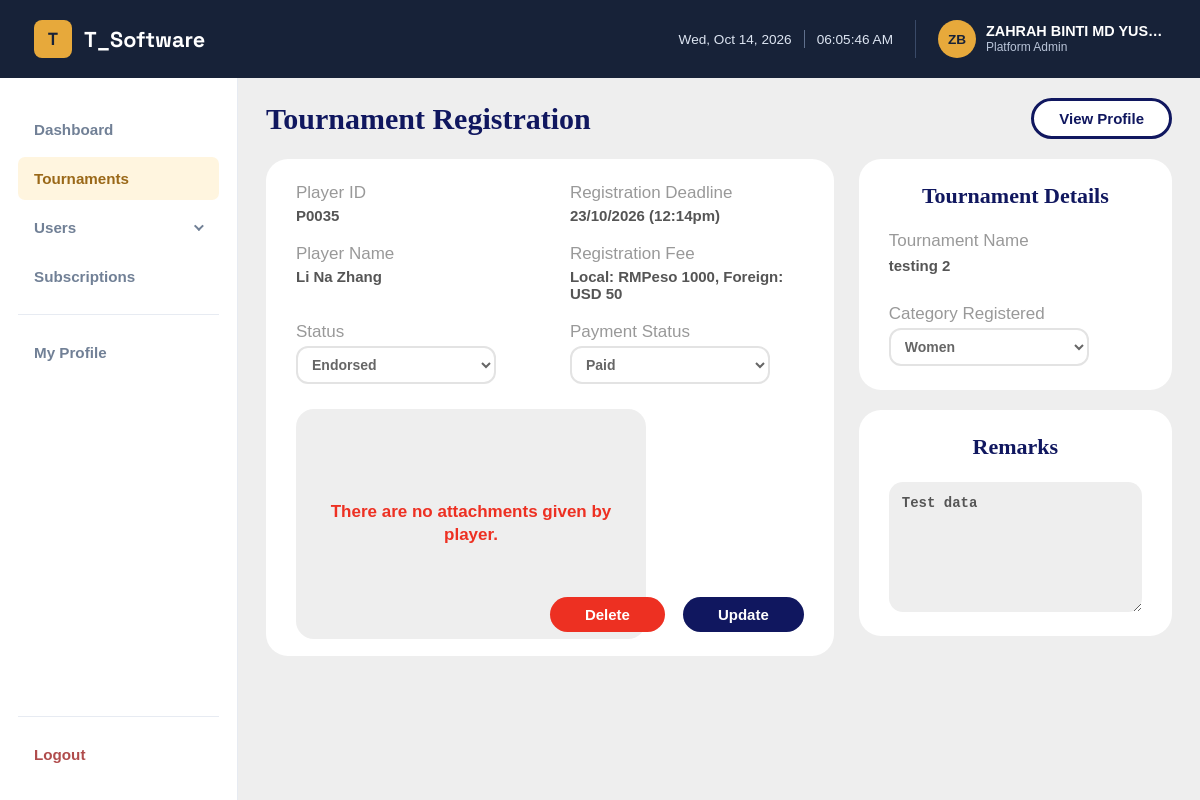
Screenshot of /admin/admin_player_tournament_registration.php?id=67 (signed in) with the database file from the repository.
### tables this page shows
CREATE TABLE `tournament_register` (
  `registrationID` int(11) NOT NULL,
  `category_registered` varchar(255) NOT NULL,
  `category_remarks` varchar(255) DEFAULT NULL,
  `player_chinese_name` varchar(255) DEFAULT NULL,
  `player_tshirt` varchar(255) DEFAULT NULL,
  `accommodation` varchar(255) DEFAULT NULL,
  `player_latest_results` varchar(1000) DEFAULT NULL,
  `player_attachments` varchar(255) DEFAULT NULL,
  `amount_paid` varchar(255) DEFAULT NULL,
  `payment_date` datetime DEFAULT NULL,
  `payment_status` varchar(20) NOT NULL,
  `payment_proof` varchar(255) DEFAULT NULL,
  `endorsement` varchar(255) NOT NULL,
  `endorsement_date` date DEFAULT NULL,
  `admin_remark` varchar(255) DEFAULT NULL,
  `tournamentID` int(11) DEFAULT NULL,
  `playerID` varchar(255) DEFAULT NULL,
  `seed_number` int(11) DEFAULT NULL
);

CREATE TABLE `players` (
  `playerID` varchar(255) NOT NULL COMMENT 'Player ID',
  `player_email` varchar(255) DEFAULT NULL COMMENT 'Email',
  `player_password` varchar(50) NOT NULL COMMENT 'Player Password',
  `player_full_name` varchar(255) NOT NULL COMMENT 'Full Name',
  `player_first_name` varchar(255) NOT NULL COMMENT 'First Name',
  `player_last_name` varchar(255) NOT NULL COMMENT 'Last Name',
  `player_nationalid` varchar(255) DEFAULT NULL COMMENT 'IC',
  `player_passport` varchar(255) NOT NULL COMMENT 'Passport',
  `player_dob` date NOT NULL COMMENT 'Date of Birth',
  `player_gender` varchar(10) NOT NULL COMMENT 'Gender',
  `player_nationality` varchar(255) NOT NULL COMMENT 'Nationality',
  `player_contact` varchar(50) NOT NULL COMMENT 'Contact Number',
  `player_register` timestamp NOT NULL DEFAULT current_timestamp() COMMENT 'Registration Date',
  `asf_member_no` varchar(255) DEFAULT NULL COMMENT 'ASF Membership No',
  `spin_number` varchar(255) DEFAULT NULL COMMENT 'WSF Spin No',
  `national_ranking` varchar(255) DEFAULT NULL COMMENT 'National Ranking',
  `ajss_ranking` varchar(255) NOT NULL COMMENT 'AJSS Ranking',
  `world_ranking` varchar(255) NOT NULL COMMENT 'World Ranking',
  `player_status` varchar(7) NOT NULL COMMENT 'Status',
  `player_active` enum('active','inactive') NOT NULL DEFAULT 'active' COMMENT 'Active Status',
  `player_profile` varchar(255) DEFAULT NULL COMMENT 'Profile Picture'
);

CREATE TABLE `tournament` (
  `tournamentID` int(11) NOT NULL,
  `tournament_startdate` datetime NOT NULL,
  `tournament_enddate` datetime NOT NULL,
  `tournament_name` varchar(255) NOT NULL,
  `tournament_description` mediumtext NOT NULL,
  `tournament_detail_link` varchar(255) NOT NULL,
  `tournament_location` varchar(255) NOT NULL,
  `tournament_country` varchar(100) DEFAULT NULL,
  `tournament_fee` varchar(255) NOT NULL,
  `tournament_deadline` datetime NOT NULL,
  `tournament_age_cutoff` date DEFAULT NULL,
  `tournament_type` varchar(50) NOT NULL,
  `tournament_tshirt_size` varchar(255) DEFAULT NULL,
  `tournament_picture` varchar(255) DEFAULT NULL,
  `registration_field` varchar(10000) NOT NULL,
  `creatorID` varchar(255) NOT NULL
);

### admin/admin_auth.php (called while the page is built, shortened)
<?php
require_once __DIR__ . '/../db.php';
$authStmt = $conn->prepare("SELECT adminID, admin_name, admin_country, admin_profile, admin_role, admin_active FROM admins WHERE adminID = ?");
$authStmt->bind_param("s", $_SESSION['userid']);
$authStmt->execute();
$currentAdmin = $authStmt->get_result()->fetch_assoc();
$currentAdminRole = $currentAdmin['admin_role'];
function isPlatformAdmin()
{
    global $currentAdminRole;
    return $currentAdminRole === 'platform';
}
    ?>

### admin/admin_age_check.php (called while the page is built, shortened)
<?php
function wrongAgeCategory($category, $dob, $cutoff)
{
    $category = trim((string) $category);
    if (preg_match('/^[BG]U(\d+)$/i', $category, $matches)) {
        $maxAge = (int) $matches[1];
    } elseif (preg_match('/\bunder\s*(\d+)/i', $category, $matches)) {
        $maxAge = (int) $matches[1];
    } else {
        return null;
    }
    return $age < $maxAge ? null : ['age' => $age, 'max' => $maxAge];
}

### admin/admin_player_tournament_registration.php (the view, shortened to what this page needs)
<?php
require_once '../db.php';
require_once 'admin_auth.php';
$registrationID = isset($_GET['id'])
    ? intval($_GET['id'])
    : 0;
$sql = "
    SELECT
        tr.registrationID,
        tr.tournamentID,
        tr.category_registered,
        tr.payment_status,
        tr.admin_remark,
        tr.endorsement,
        tr.amount_paid,
        tr.payment_date,
        tr.payment_proof,
        tr.player_attachments,
        p.playerID,
        p.player_first_name,
        p.player_last_name,
        p.player_dob,
        p.player_nationality,
        t.tournament_name,
        t.tournament_fee,
        t.tournament_deadline,
        t.tournament_age_cutoff
    FROM tournament_register tr
    INNER JOIN players p
        ON tr.playerID = p.playerID
    INNER JOIN tournament t
        ON tr.tournamentID = t.tournamentID
    WHERE tr.registrationID = ?
";
$stmt = $conn->prepare($sql);
$stmt->bind_param(
    "i",
    $registrationID
);
$stmt->execute();
$result = $stmt->get_result();
$registration = $result->fetch_assoc();
$playerFullName =
    $registration['player_first_name']
    . ' '
    . $registration['player_last_name'];
$deadline = "-";
if (!empty($registration['tournament_deadline'])) {
    $deadline = date(
        "d/m/Y (h:ia)",
        strtotime($registration['tournament_deadline'])
    );
}
$registrationFee = !empty($registration['tournament_fee'])
    ? $registration['tournament_fee']
    : "-";
$status = !empty($registration['endorsement'])
    ? $registration['endorsement']
    : "NOT ENDORSED";
$paymentStatus = !empty($registration['payment_status'])
    ? strtoupper(trim($registration['payment_status']))
    : "NOT PAID";
require_once "admin_age_check.php";
$categoryOptions = [];
$categoryStmt = $conn->prepare("
    SELECT category_name
    FROM tournament_category
    WHERE tournamentID = ?
");
$categoryStmt->bind_param("i", $registration['tournamentID']);
$categoryStmt->execute();
$categoryResult = $categoryStmt->get_result();
while ($categoryRow = $categoryResult->fetch_assoc()) {
    $categoryOption = trim($categoryRow['category_name']);
    if (!in_array($categoryOption, $categoryOptions, true)) {
        $categoryOptions[] = $categoryOption;
    }
}
$remarks = !empty($registration['admin_remark'])
    ? $registration['admin_remark']
    : "";
?>
<!DOCTYPE html>
<html lang="en">
<head>
    <link href="./assets/style.css" rel="stylesheet" type="text/css" />
</head>
<body>
<?php include "admin_navbar.php"; ?>
<main class="container">
    <div class="page-header">
        <h2>
            Tournament Registration
        </h2>
        <div class="header-buttons">
            <a
                href="admin_player_profile.php?id=<?php echo urlencode($registration['playerID']); ?>&tournamentID=<?php echo urlencode($registration['tournamentID']); ?>"
                class="header-btn">
                View Profile
            </a>
        </div>
    </div>
    <div class="registration-layout">
        <div class="card left-card">
            <div class="player-info">
                <div class="info-item">
                    <label>
                        Player ID
                    </label>
                    <div class="value">
                        <?php
                        echo htmlspecialchars(
                            $registration['playerID']
                        );
                        ?>
                    </div>
                </div>
                <div class="info-item">
                    <label>
                        Registration Deadline
                    </label>
                    <div class="value">
                        <?php
                        echo htmlspecialchars(
                            $deadline
                        );
                        ?>
                    </div>
                </div>
                <div class="info-item">
                    <label>
                        Player Name
                    </label>
                    <div class="value">
                        <?php
                        echo htmlspecialchars(
                            $playerFullName
                        );
                        ?>
                    </div>
                </div>
                <div class="info-item">
                    <label>
                        Registration Fee
                    </label>
                    <div class="value">
                        <?php
                        echo htmlspecialchars(
                            $registrationFee
                        );
                        ?>
                    </div>
                </div>
                <div class="info-item">
                    <label>
                        Status
                    </label>
                    <select
                        class="status-select"
                        id="status">
                        <option
                            value="ENDORSED"
                            <?php echo ($status === "ENDORSED") ? "selected" : ""; ?>>
                            Endorsed
                        </option>
                    </select>
                </div>
                <div class="info-item">
                    <label>
                        Payment Status
                    </label>
                    <select
                        class="status-select"
                        id="payment_status">
                        <option
                            value="PAID"
                            <?php echo ($paymentStatus === "PAID") ? "selected" : ""; ?>>
                            Paid
                        </option>
                    </select>
                </div>
            </div>
            <div class="attachments">
                <?php if (empty($registration['payment_proof']) && empty($registration['player_attachments'])): ?>
                    <div class="no-attachment">
                        There are no attachments
                        given by player.
                    </div>
                <?php endif; ?>
            </div>
            <div class="action-buttons">
                <button
                    type="button"
                    class="delete-btn"
                    onclick="deleteRegistration()">
                    Delete
                </button>
                <button
                    type="button"
                    class="update-btn"
                    onclick="updateRegistration()">
                    Update
                </button>
            </div>
        </div>
        <div>
            <div class="card right-card">
                <h3 class="card-title">
                    Tournament Details
                </h3>
                <div class="tournament-detail">
                    <label>
                        Tournament Name
                    </label>
                    <div class="value">
                        <?php
                        echo nl2br(
                            htmlspecialchars(
                                $registration['tournament_name']
                            )
                        );
                        ?>
                    </div>
                </div>
                <div class="tournament-detail">
                    <label>
                        Category Registered
                    </label>
                    <select
                        class="status-select"
                        id="category_registered">
                        <?php foreach ($categoryOptions as $categoryOption): ?>
                            <option
                                value="<?php echo htmlspecialchars($categoryOption); ?>"
                                <?php echo ($category === $categoryOption) ? "selected" : ""; ?>>
                                <?php echo htmlspecialchars($categoryOption); ?>
                            </option>
                        <?php endforeach; ?>
                    </select>
                </div>
            </div>
            <div class="card remarks">
                <h3 class="card-title">
                    Remarks
                </h3>
                <textarea
                    id="remarks"
                    placeholder="Enter remarks..."><?php echo htmlspecialchars($remarks); ?></textarea>
            </div>
        </div>
    </div>
</main>
</body>
</html>

### admin/admin_navbar.php (shortened to what this page needs)
<header class="site-header">
    <nav>
        <a class="brand" href="<?= isPlatformAdmin() ? 'admin_dashboard.php' : 'admin_index.php' ?>" aria-label="T_Software home">
            <span class="brand-mark">T</span>
            <span>T_Software</span>
        </a>
        <div class="nav-right">
            <div class="nav-datetime" aria-live="polite">
                <span id="current-date"></span>
                <span id="current-time"></span>
            </div>
            <?php
            $navName = $currentAdmin['admin_name'] ?? '';
            $navInitials = strtoupper(implode('', array_map(function ($word) {
                return substr($word, 0, 1);
            }, array_slice(preg_split('/\s+/', trim($navName)), 0, 2))));
            $navPhoto = null;
            ?>
            <a href="admin_my_profile.php" class="nav-user" title="My Profile">
                <span class="nav-avatar">
                    <?php if ($navPhoto): ?>
                        <img src="<?= htmlspecialchars($navPhoto) ?>" alt="">
                    <?php else: ?>
                        <?= htmlspecialchars($navInitials) ?>
                    <?php endif; ?>
                </span>
                <span class="nav-user-text">
                    <strong><?= htmlspecialchars($navName) ?></strong>
                    <small><?= isPlatformAdmin() ? 'Platform Admin' : 'Tournament Organizer' ?></small>
                </span>
            </a>
        </div>
    </nav>
    <aside>
        <ul>
            <?php $current_page = basename($_SERVER['PHP_SELF']); ?>
            <?php
            $tournament_pages = [
                'admin_index.php', 'admin_tournaments.php', 'admin_create_tournament.php',
                'admin_view_tournaments.php', 'admin_each_tournament.php', 'admin_seeding.php',
                'admin_draw.php', 'admin_player_tournament_registration.php', 'admin_ranking_check.php'
            ];
            ?>
            <?php if (isPlatformAdmin()): ?>
                <li><a href="admin_dashboard.php" class="<?= $current_page == 'admin_dashboard.php' ? 'active' : '' ?>">Dashboard</a></li>
            <?php endif; ?>
            <li><a href="admin_index.php" class="<?= in_array($current_page, $tournament_pages, true) ? 'active' : '' ?>"><?= isPlatformAdmin() ? 'Tournaments' : 'My Tournaments' ?></a></li>
            <?php if (isPlatformAdmin()): ?>
                <?php
                $player_pages = ['admin_player_lists.php', 'admin_player_create.php'];
                $admin_pages = ['admin_admins.php', 'admin_add_admin.php', 'admin_admin_details.php'];
                $users_open = in_array($current_page, $admin_pages, true) || in_array($current_page, $player_pages, true);
                ?>
                <li class="has-submenu <?= $users_open ? 'open' : '' ?>">
                    <button type="button" class="submenu-toggle <?= $users_open ? 'active' : '' ?>"
                            aria-expanded="<?= $users_open ? 'true' : 'false' ?>" aria-controls="usersMenu">
                        Users
                        <span class="chevron" aria-hidden="true"></span>
                    </button>
                </li>
                <li><a href="admin_subscriptions.php" class="<?= $current_page == 'admin_subscriptions.php' ? 'active' : '' ?>">Subscriptions</a></li>
            <?php else: ?>
                <li><a href="admin_my_subscription.php" class="<?= in_array($current_page, ['admin_my_subscription.php', 'admin_platform_payment.php'], true) ? 'active' : '' ?>">My Subscription</a></li>
            <?php endif; ?>
            <li class="menu-divider"><a href="admin_my_profile.php" class="<?= $current_page == 'admin_my_profile.php' ? 'active' : '' ?>">My Profile</a></li>
        </ul>
        <div class="logout-section">
            <a href="../logout.php" class="logout-btn">Logout</a>
        </div>
    </aside>
</header>

### rows the page displays
tournament_register: playerID.playerID "P0035", tournamentID.tournament_deadline "23/10/2026 (12:14pm)", playerID.player_last_name "Li Na Zhang", tournamentID.tournament_fee "Local: RMPeso 1000, Foreign: USD 50", endorsement "Endorsed", payment_status "Paid", tournamentID.tournament_name "testing 2", category_registered "Women", admin_remark "Test data"

### other values shown
$navInitials "ZB"
$navName "ZAHRAH BINTI MD YUS…"
